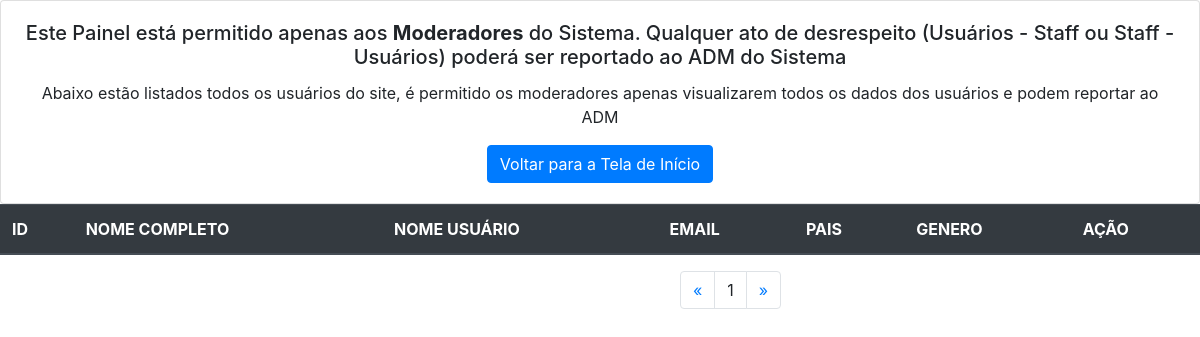
The app's page /moderador.php, older data.
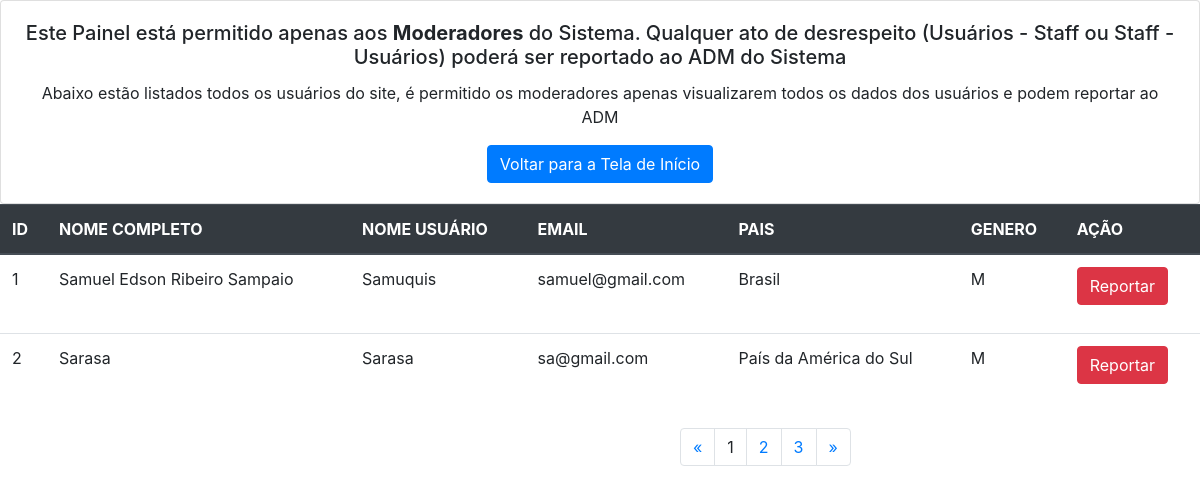
The same page, newer data.
### tables this page shows
CREATE TABLE `usuarios` (
  `id` int(11) NOT NULL,
  `nomecompleto` varchar(200) DEFAULT NULL,
  `nomeusuario` varchar(200) DEFAULT NULL,
  `pais` varchar(200) DEFAULT NULL,
  `genero` varchar(10) DEFAULT NULL,
  `email` varchar(200) NOT NULL,
  `senha` varchar(9) NOT NULL,
  `foto` varchar(200) DEFAULT NULL
);

### moderador.php (the view, shortened to what this page needs)
<?php
include("php/conexao.php");
?>
<!DOCTYPE html>
<html>
<head>
	<link rel="stylesheet" href="css/bootstrap.css">
</head>
<body>
	<div class="card" style="width: 100%; text-align: center;">
		<div class="card-body">
			<h5 class="card-title">Este Painel está permitido apenas aos <b>Moderadores</b> do Sistema. Qualquer ato de desrespeito (Usuários - Staff ou Staff - Usuários) poderá ser reportado ao ADM do Sistema</h5>
			<p class="card-text">Abaixo estão listados todos os usuários do site, é permitido os moderadores apenas visualizarem todos os dados dos usuários e podem reportar ao ADM</p>
			<a href="index.php" class="btn btn-primary">Voltar para a Tela de Início</a>
		</div>
	</div>
	<table class="table">
		<thead class="thead-dark">
			<tr>
				<th scope="col">ID</th>
				<th scope="col">NOME COMPLETO</th>
				<th scope="col">NOME USUÁRIO</th>
				<th scope="col">EMAIL</th>
				<th scope="col">PAIS</th>
				<th scope="col">GENERO</th>
				<th scope="col">AÇÃO</th>
			</tr>
		</thead>
		<tbody>
			<?php
			$pagina_a = filter_input(INPUT_GET,'pagina', FILTER_SANITIZE_NUMBER_INT);
			$pagina = (!empty($pagina_a)) ? $pagina_a : 1;
			$qnt_result = 2;
			$inicio = ($qnt_result * $pagina) - $qnt_result;
			$resul_u = "SELECT * FROM usuarios LIMIT $inicio, $qnt_result";
			$resultado = mysqli_query($con, $resul_u);
			while ($row_usuario = mysqli_fetch_assoc($resultado)){
				echo "
				<tr>
				<td>". $row_usuario['id'] ."</td>
				<td>". $row_usuario['nomecompleto'] ."</td>
				<td>". $row_usuario['nomeusuario']."</td>
				<td>". $row_usuario['email'] ."</td>
				<td>". $row_usuario['pais'] ."</td>
				<td>". $row_usuario['genero'] . "</td>";
			?>
			<td>
				<p>
					<button class='btn btn-danger' type='button' data-toggle='collapse' data-target='#collapseExample' aria-expanded='false' aria-controls='collapseExample'>
						Reportar
					</button>
				</p>
			</td>
		</tr>
		<?php
		};
		$result_p = "SELECT COUNT(id) AS num_result FROM usuarios";
		$result_pg = mysqli_query($con, $result_p);
		$row_p = mysqli_fetch_assoc($result_pg);
		$quantipg = ceil($row_p['num_result']/$qnt_result);
		$max_links = 2; ?>
	</tbody>
</table>
<?php
echo "
<nav aria-label='Page navigation example'>
<ul class='pagination'>
<li class='page-item'>
<a class='page-link' href='moderador.php?pagina=1'><span aria-hidden='true'>&laquo;</span></a>";
echo "<li class='page-item'><a class='page-link'>$pagina</a></li>";
for($pag_dep = $pagina + 1; $pag_dep <= $pagina + $max_links; $pag_dep++){
	if ($pag_dep <= $quantipg) {
		echo "<li class='page-item'><a class='page-link' href='moderador.php?pagina=$pag_dep'> $pag_dep </a> </div>";
	}
}
echo"<li class='page-item'><a class='page-link' href='moderador.php?pagina=$quantipg'><span aria-hidden='true'>&raquo;</span></a></div>";
?>
</body>
</html>

Row changes from the older to the newer data that the page shows:
added usuarios: id "1", nomecompleto "Samuel Edson Ribeiro Sampaio", nomeusuario "Samuquis", email "samuel@gmail.com", pais "Brasil", genero "M"
added usuarios: id "2", nomecompleto "Sarasa", nomeusuario "Sarasa", email "sa@gmail.com", pais "País da América do Sul", genero "M"
Text that changed along with them:
new list line: "2"
new list line: "3"
